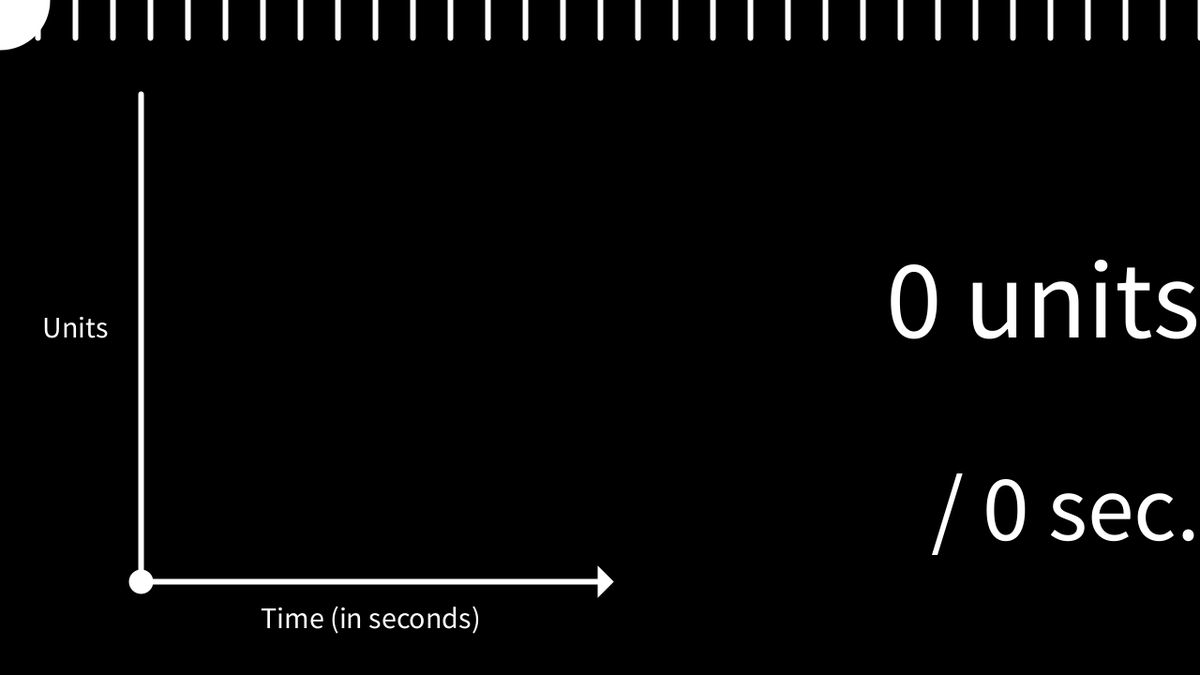
Frame 1 (no input)
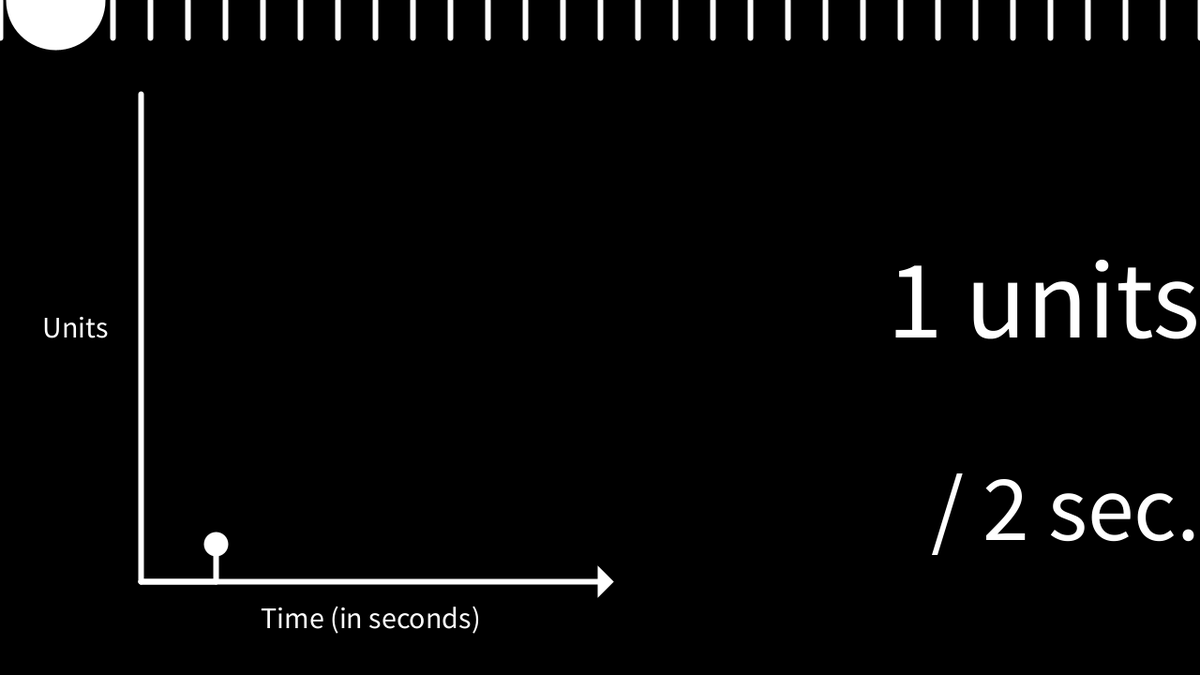
Frame 60 (the mouse pressed at the canvas centre just before this capture)
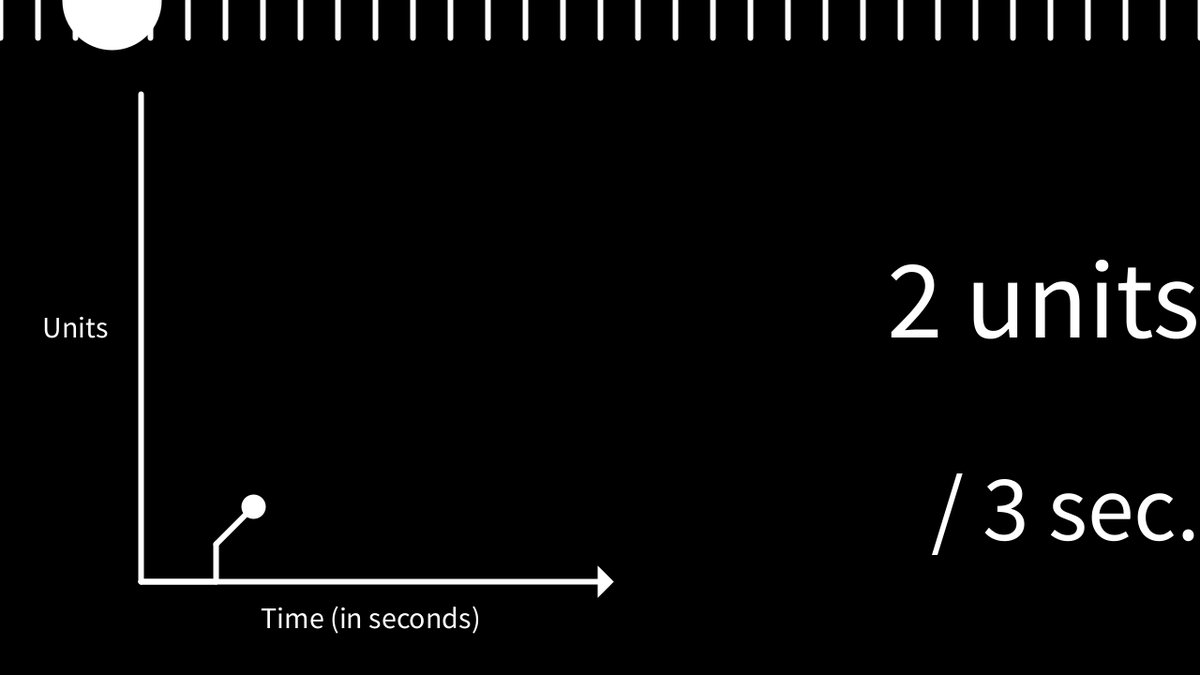
Frame 120 (the mouse held since frame 60 and released just before this capture)

The Processing sketch that drew these frames (run headless with seeded random() and noise(); from frame 60 on, the mouse is pressed at the canvas centre):

// Processing sketch: lesson02_constant_velocity_with_motion_maps_and_graphs_fancy
// ── lesson02_constant_velocity_with_motion_maps_and_graphs_fancy.pde
////////////////////////////////
// 
////////////////////////////////



int x, y; //x and y of the original moving ellipse
int graphX, graphY; //the x and y position of the graph representation of the ellipse
int ellipseSize;
int unit, time;
int unitsTravelled;
boolean auto, showTicks, showTime;
ArrayList<PVector> graphPoints;
int startX, startY; //(0,0) point in the graph

void setup() {
  size(1280, 720); 
  x = 0;
  y = ellipseSize / 2;
  ellipseSize = 100;
  unit = 40;
  auto = true;
  showTime = true;
  showTicks = true;

  startX = int(ellipseSize * 1.5);
  startY = height - ellipseSize;

  graphPoints = new ArrayList<PVector>();  // Create an empty ArrayList
  graphPoints.add(new PVector(startX, startY));  // Start by adding one element
}

void draw() {  
  background(0);
  stroke(255);
  strokeWeight(6);

  unitsTravelled = x / unit;

  println(x);

  for (int i = 0; i <= width; i += unit) {

    if ( x < width  - ellipseSize) { //make the regular lines
      line(i, 0, i, unit);
    } else { //make moving lines after it reaches the end
      int moveX = i + (int(x/width) * width)- x;
      println("movex is " + moveX);
      line(moveX, 0, moveX, unit);
      line(moveX+width, 0, moveX+width, unit);
    }
  }

  if (showTime) {
    textSize(120);
    textAlign(RIGHT);
    text(unitsTravelled + " units", width, height/2);

    textSize(100);
    text("/ " + time + " sec.", width, height/5 * 4);
  }


  //moving ellipse at the top
  if ( x < width  - ellipseSize) {
    ellipse(x, y, ellipseSize, ellipseSize);
  } else {
    ellipse(width - ellipseSize, y, ellipseSize, ellipseSize);
  }


  //////// draw graph 

  //make the graph smaller if it exceeds the bounds
  int maxFit = 13;
  if (unitsTravelled > maxFit) {
    float scaleAmt = 1 / (float(unitsTravelled) / maxFit);
    translate(0, height + (1-scaleAmt * height));
    scale(scaleAmt);
    //println(scaleAmt + "  " + (height + (1-scaleAmt * height)));
  }


  stroke(255);
  int graphX = startX + time*unit; // x position of the graph ellipse
  int graphY = startY - unitsTravelled*unit; // y position of the graph ellipse

  line(ellipseSize * 1.5, ellipseSize, ellipseSize * 1.5, height - ellipseSize); // vertical units travelled line
  line(ellipseSize * 1.5, height - ellipseSize, width/2, height-ellipseSize); //horizontal seconds passed line
  triangle(  width/2, height-ellipseSize - 10, width/2 + 10, height-ellipseSize, width/2, height-ellipseSize+10);  
  textSize(32);
  text("Units", ellipseSize+15, height/2);
  text("Time (in seconds)", width/2.5, height - ellipseSize + 50); 

  ellipse(graphX, graphY, ellipseSize/5, ellipseSize/5);

  for (int i = 0; i+1 <= graphPoints.size (); i+=1) {
    //if ( 
    PVector pointA = graphPoints.get(i);
    PVector pointB;
    if (i+1 < graphPoints.size()) {
      pointB = graphPoints.get(i+1);
    } else {
      pointB = new PVector(graphX, graphY);
    }
    line(pointA.x, pointA.y, pointB.x, pointB.y);
  }


  //move this many positions each frame
  if (auto) {// && unitsTravelled < 14) { 
    x = x + 1;
  }

  time = millis() / 1000;

  if (int(x/unit) > unitsTravelled) {
    graphPoints.add(new PVector(graphX, graphY));
  }
}

void keyPressed() {
  if (keyCode == CONTROL) {
    auto = !auto;
  } 
  if (keyCode == SHIFT) {
    showTicks = !showTicks;
  } 
  if (keyCode == ALT) {
    showTime = !showTime;
  } 
  if (keyCode == RIGHT) {
    x += unit;
  }
  if (keyCode == LEFT) {
    x -= unit;
  }
}
